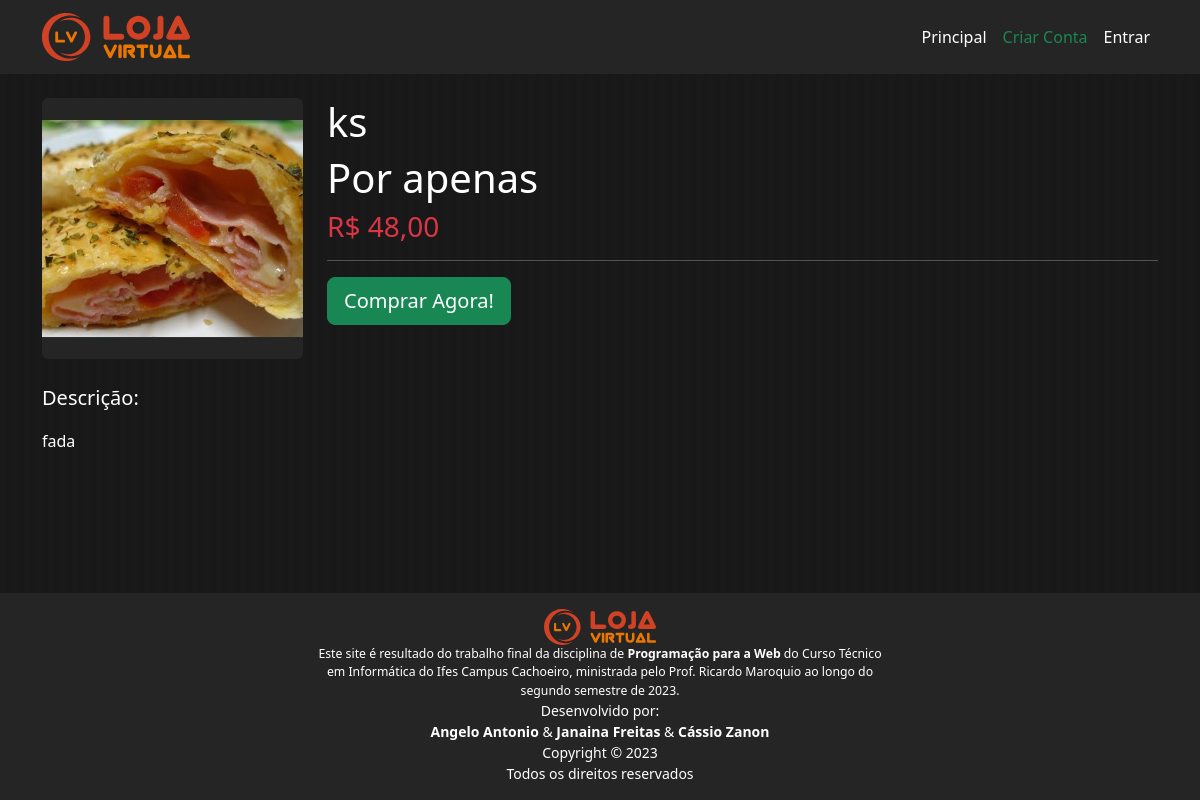
/produto/11, run on an earlier commit of the app's database.
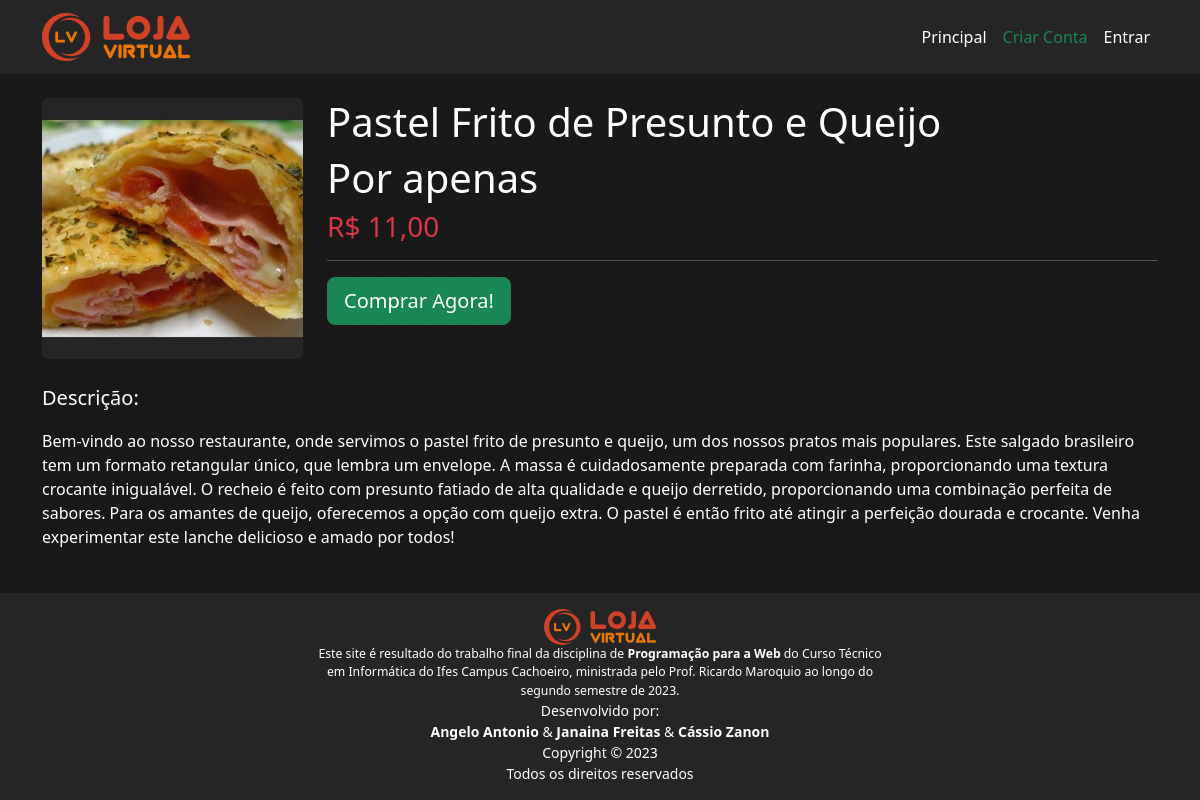
And on a later commit of the database.
### tables this page shows
CREATE TABLE produto (
    id           INTEGER         PRIMARY KEY AUTOINCREMENT,
    nome         TEXT            NOT NULL,
    preco        INTEGER         NOT NULL,
    descricao    TEXT            NOT NULL,
    categoria    TEXT            NOT NULL
    );

### routes/RootRouter.py (the view)
@router.get("/produto/{id_produto:int}")
async def get_produto_descricao(request: Request, id_produto: int = Path(), usuario: Usuario = Depends(obter_usuario_logado),):
    produto = ProdutoRepo.obter_por_id(id_produto)
    return templates.TemplateResponse("root/detalhes.html", {"request": request, "usuario": usuario, "produto": produto},)

### templates/root/detalhes.html (shortened to what this page needs)
{% extends "base.html" %}
{% block principal %}
<div class="col-12 text-white">
    <div class="row">
        <div class="col-3 mb-4">
            <img src="/static/img/produtos/{{ '%04d'|format(produto.id) }}.jpg" alt="" class="img-fluid rounded">
        </div>
        <div class="col-9 mb-4">
            <h1>{{ produto.nome }}</h1>
            <h6 class="display-6">Por apenas</h6>
            <h3 class="text-danger">R$ {{ produto.preco }}</h3>
            <hr>
            {% set text = "Comprar Agora!" %}
            {% set type = "button" %}
            {% set classe = "btn-success btn-lg" %}
            {% include "includes/button.html" %}
        </div>
    </div>
</div>
<div class="col-12 text-white">
    <p class="lead">Descrição:</p>
    <p>{{ produto.descricao }}</p>
</div>
{% endblock %}

What changed in the data, as far as the page shows it:
changed produto: nome "ks" → "Pastel Frito de Presunto e Queijo"; preco "48,00" → "11,00"; descricao "fada" → "Bem-vindo ao nosso restaurante, onde servimos o pastel frito de presunto e queijo, um dos nossos pratos mais populares. Este salgado brasileiro tem um formato retangular único, que lembra um envelope. A massa é cuidadosamente preparada com farinha, proporcionando uma textura crocante inigualável. O recheio é feito com presunto fatiado de alta qualidade e queijo derretido, proporcionando uma combinação perfeita de sabores. Para os amantes de queijo, oferecemos a opção com queijo extra. O pastel é então frito até atingir a perfeição dourada e crocante. Venha experimentar este lanche delicioso e amado por todos!"
